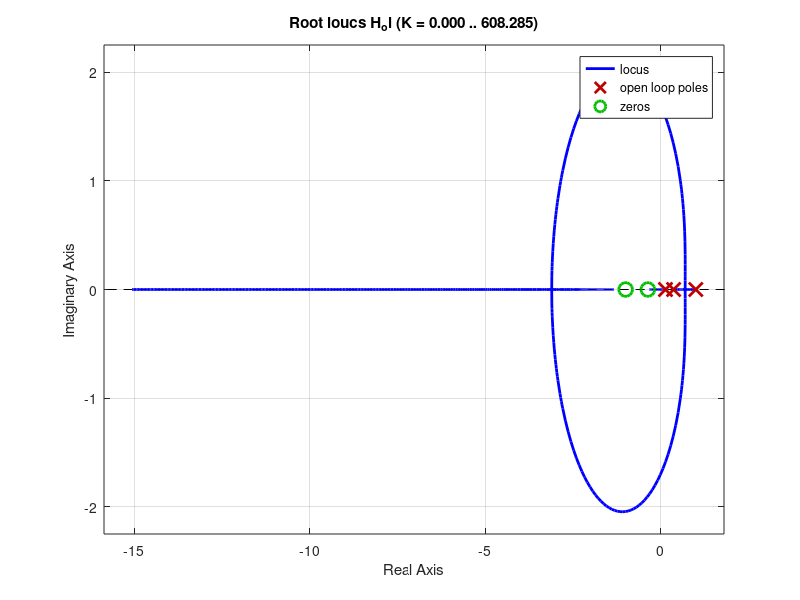

Write the MATLAB code that produced this figure.
clear variables

close all;
%% 3.1.1. Discretize the controller 𝐻𝑐(𝑠)=𝑘/𝑠 using tustin(bilinear) transformation.

T = 5e-2; %sampling period
k = 1;
H_c = tf(k, [1 0]);
H_c_discrete = c2d(H_c, T, 'tustin')

%% 3.1.2. Discretize the process H_p(s) = 2400 / ((s + 20) * (s + 40)) using zero order hold method.

H_p = tf(2400, [1 60 800]);
H_p_discrete = c2d(H_p, T, 'zoh')

%% 3.1.3. Use the zpk function to write on your notebook the open loop transfer function.

H_ol = zpk(H_c_discrete * H_p_discrete)

%% 3.1.4. Analyze the stability of the closed loop system depending on ∈ (0, ∞); draw on your notebook the root locus
%and mention the obtained values of k directly on the graphics.

figure,
rlocus(H_ol)
